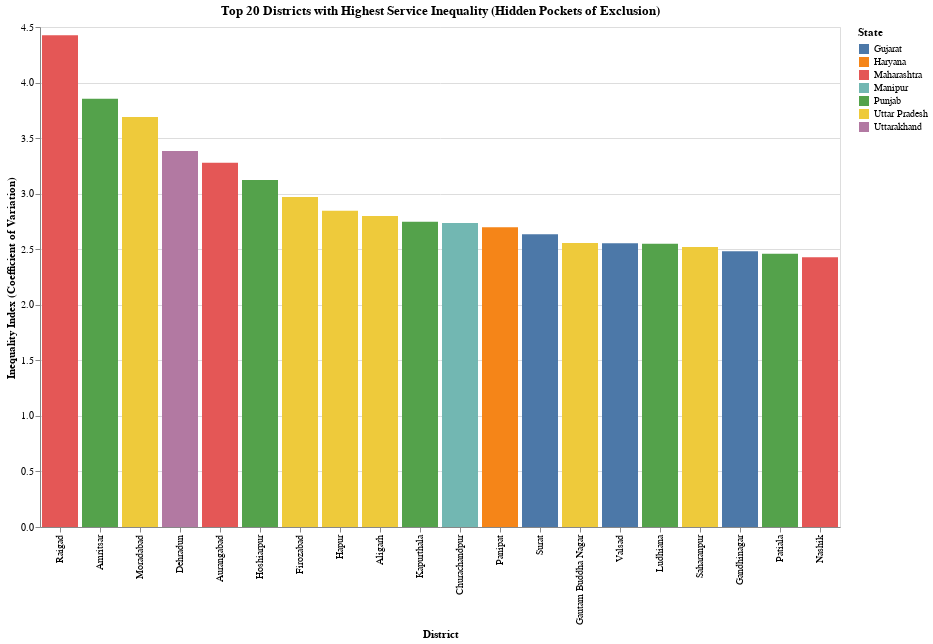

Notebook cell for this chart:
### Code cell
df_enroll['district'] = df_enroll['district'].str.strip()

# 2. Compute "Pincode-Level" Activity
# We sum all enrollments for each pincode to see the total service delivered to that locality
pincode_totals = df_enroll.groupby(['state', 'district', 'pincode'])['total_enrolment'].sum().reset_index()

# 3. Calculate Inequality Metrics per District
# We use the Coefficient of Variation (CV) = Std Dev / Mean
district_stats = pincode_totals.groupby(['state', 'district'])['total_enrolment'].agg(['std', 'mean', 'sum']).reset_index()

# Filter for significant districts (ignore tiny ones where data is noisy)
median_activity = district_stats['sum'].median()
significant_districts = district_stats[district_stats['sum'] > median_activity].copy()

# Formula: Inequality Index
# We add +1 to mean to avoid division by zero errors for dormant districts
significant_districts['inequality_index'] = significant_districts['std'] / (significant_districts['mean'] + 1)

# 4. Select Top Offenders (Highest Inequality)
top_unequal = significant_districts.sort_values(by='inequality_index', ascending=False).head(20)

# 5. Create Interactive Chart
chart = alt.Chart(top_unequal).mark_bar().encode(
    x=alt.X('district', sort='-y', title='District'),
    y=alt.Y('inequality_index', title='Inequality Index (Coefficient of Variation)'),
    color=alt.Color('state', legend=alt.Legend(title="State")),
    tooltip=['district', 'state', 'inequality_index', 'sum']
).properties(
    title='Top 20 Districts with Highest Service Inequality (Hidden Pockets of Exclusion)',
    width=800,
    height=500
).interactive()
chart.show()

### Figure 1 — Vega-Lite specification as saved in the notebook (floating-point values rounded to 4 significant figures)
{"config": {"view": {"continuousWidth": 300, "continuousHeight": 300}}, "data": {"name": "data-aa311747e8db5ec165b808c771eb2a48"}, "mark": {"type": "bar"}, "encoding": {"color": {"field": "state", "legend": {"title": "State"}, "type": "nominal"}, "tooltip": [{"field": "district", "type": "nominal"}, {"field": "state", "type": "nominal"}, {"field": "inequality_index", "type": "quantitative"}, {"field": "sum", "type": "quantitative"}], "x": {"field": "district", "sort": "-y", "title": "District", "type": "nominal"}, "y": {"field": "inequality_index", "title": "Inequality Index (Coefficient of Variation)", "type": "quantitative"}}, "height": 500, "params": [{"name": "param_3", "select": {"type": "interval", "encodings": ["x", "y"]}, "bind": "scales"}], "title": "Top 20 Districts with Highest Service Inequality (Hidden Pockets of Exclusion)", "width": 800, "$schema": "https://vega.github.io/schema/vega-lite/v5.20.1.json", "datasets": {"data-aa311747e8db5ec165b808c771eb2a48": [{"state": "Maharashtra", "district": "Raigad", "std": 262.3, "mean": 58.28, "sum": 3380, "inequality_index": 4.426}, {"state": "Punjab", "district": "Amritsar", "std": 859.5, "mean": 222.0, "sum": 9544, "inequality_index": 3.855}, {"state": "Uttar Pradesh", "district": "Moradabad", "std": 2828.0, "mean": 765.6, "sum": 21436, "inequality_index": 3.689}, {"state": "Uttarakhand", "district": "Dehradun", "std": 795.6, "mean": 234.1, "sum": 9365, "inequality_index": 3.384}, {"state": "Maharashtra", "district": "Aurangabad", "std": 1281.0, "mean": 389.8, "sum": 17149, "inequality_index": 3.279}, {"state": "Punjab", "district": "Hoshiarpur", "std": 243.9, "mean": 77.09, "sum": 4086, "inequality_index": 3.123}, {"state": "Uttar Pradesh", "district": "Firozabad", "std": 1380.0, "mean": 463.5, "sum": 12052, "inequality_index": 2.971}, {"state": "Uttar Pradesh", "district": "Hapur", "std": 1281.0, "mean": 449.1, "sum": 7185, "inequality_index": 2.847}, {"state": "Uttar Pradesh", "district": "Aligarh", "std": 1858.0, "mean": 662.8, "sum": 25851, "inequality_index": 2.799}, {"state": "Punjab", "district": "Kapurthala", "std": 424.2, "mean": 153.4, "sum": 3681, "inequality_index": 2.748}, {"state": "Manipur", "district": "Churachandpur", "std": 1259.0, "mean": 459.4, "sum": 4594, "inequality_index": 2.735}, {"state": "Haryana", "district": "Panipat", "std": 1250.0, "mean": 462.4, "sum": 6011, "inequality_index": 2.698}, {"state": "Gujarat", "district": "Surat", "std": 741.2, "mean": 280.3, "sum": 24947, "inequality_index": 2.635}, {"state": "Uttar Pradesh", "district": "Gautam Buddha Nagar", "std": 1659.0, "mean": 647.9, "sum": 18788, "inequality_index": 2.557}, {"state": "Gujarat", "district": "Valsad", "std": 517.1, "mean": 201.4, "sum": 7251, "inequality_index": 2.554}, {"state": "Punjab", "district": "Ludhiana", "std": 612.4, "mean": 239.1, "sum": 17457, "inequality_index": 2.55}, {"state": "Uttar Pradesh", "district": "Saharanpur", "std": 2041.0, "mean": 808.7, "sum": 18601, "inequality_index": 2.52}, {"state": "Gujarat", "district": "Gandhinagar", "std": 323.8, "mean": 129.4, "sum": 5436, "inequality_index": 2.482}, {"state": "Punjab", "district": "Patiala", "std": 546.3, "mean": 221.2, "sum": 5087, "inequality_index": 2.459}, {"state": "Maharashtra", "district": "Nashik", "std": 705.7, "mean": 289.7, "sum": 22019, "inequality_index": 2.428}]}}
